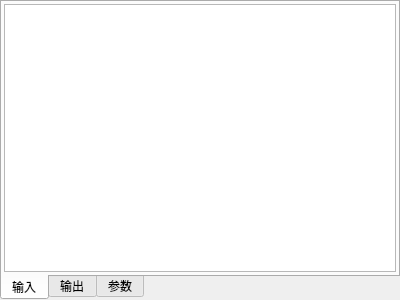
<?xml version="1.0" encoding="UTF-8"?>
<ui version="4.0">
 <class>ParamViewer</class>
 <widget class="QDockWidget" name="ParamViewer">
  <property name="geometry">
   <rect>
    <x>0</x>
    <y>0</y>
    <width>400</width>
    <height>300</height>
   </rect>
  </property>
  <property name="windowTitle">
   <string>ParamViewer</string>
  </property>
  <widget class="QWidget" name="widget">
   <layout class="QHBoxLayout" name="horizontalLayout">
    <property name="spacing">
     <number>0</number>
    </property>
    <property name="leftMargin">
     <number>0</number>
    </property>
    <property name="topMargin">
     <number>0</number>
    </property>
    <property name="rightMargin">
     <number>0</number>
    </property>
    <property name="bottomMargin">
     <number>0</number>
    </property>
    <item>
     <widget class="QTabWidget" name="tabWidget">
      <property name="tabPosition">
       <enum>QTabWidget::South</enum>
      </property>
      <property name="tabShape">
       <enum>QTabWidget::Rounded</enum>
      </property>
      <property name="currentIndex">
       <number>0</number>
      </property>
      <widget class="QWidget" name="tab_Input">
       <attribute name="title">
        <string>输入</string>
       </attribute>
       <layout class="QHBoxLayout" name="horizontalLayout_2">
        <property name="spacing">
         <number>2</number>
        </property>
        <property name="leftMargin">
         <number>2</number>
        </property>
        <property name="topMargin">
         <number>2</number>
        </property>
        <property name="rightMargin">
         <number>2</number>
        </property>
        <property name="bottomMargin">
         <number>2</number>
        </property>
        <item>
         <widget class="ParamView" name="paramView_Input"/>
        </item>
       </layout>
      </widget>
      <widget class="QWidget" name="tab_Output">
       <attribute name="title">
        <string>输出</string>
       </attribute>
       <layout class="QHBoxLayout" name="horizontalLayout_4">
        <property name="spacing">
         <number>2</number>
        </property>
        <property name="leftMargin">
         <number>2</number>
        </property>
        <property name="topMargin">
         <number>2</number>
        </property>
        <property name="rightMargin">
         <number>2</number>
        </property>
        <property name="bottomMargin">
         <number>2</number>
        </property>
        <item>
         <widget class="ParamView" name="paramView_Output"/>
        </item>
       </layout>
      </widget>
      <widget class="QWidget" name="tab_Param">
       <attribute name="title">
        <string>参数</string>
       </attribute>
       <layout class="QHBoxLayout" name="horizontalLayout_3">
        <property name="spacing">
         <number>2</number>
        </property>
        <property name="leftMargin">
         <number>2</number>
        </property>
        <property name="topMargin">
         <number>2</number>
        </property>
        <property name="rightMargin">
         <number>2</number>
        </property>
        <property name="bottomMargin">
         <number>2</number>
        </property>
        <item>
         <widget class="ParamView" name="paramView_Param"/>
        </item>
       </layout>
      </widget>
     </widget>
    </item>
   </layout>
  </widget>
 </widget>
 <layoutdefault spacing="6" margin="11"/>
 <customwidgets>
  <customwidget>
   <class>ParamView</class>
   <extends>QTableView</extends>
   <header>ParamView.h</header>
  </customwidget>
 </customwidgets>
 <resources/>
 <connections/>
</ui>
